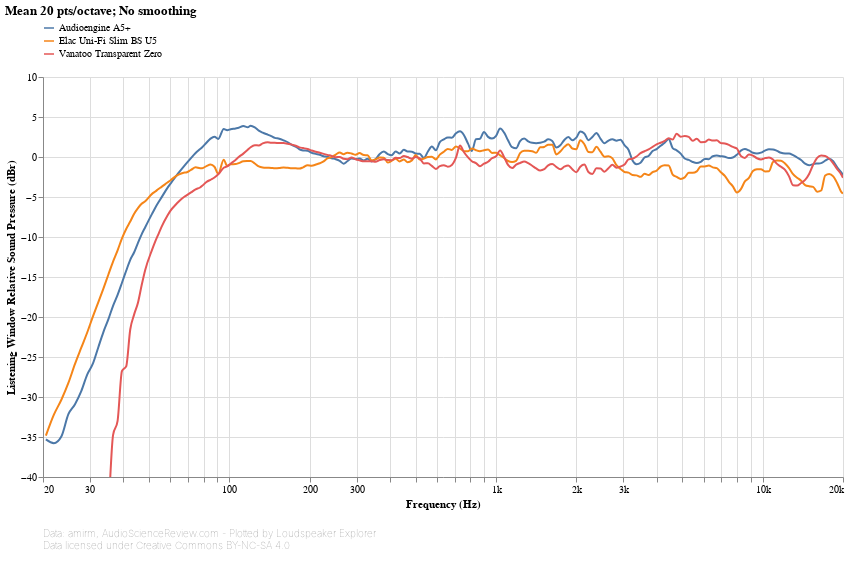

Notebook cell for this chart:
### Markdown cell above
[ANSI-CTA-2034-A](https://shop.cta.tech/products/standard-method-of-measurement-for-in-home-loudspeakers) section 5.2 defines the Listening Window (**LW**) curve as the power average of the responses at **±0-10° vertical and ±0-30° horizontal angles**.

### Code cell
#@markdown
standalone_speaker_frequency_response_db_chart(
    ('CEA2034', 'Listening Window'),
    sound_pressure_yaxis(title_prefix='Listening Window'))

### Figure 1 — Vega-Lite specification as saved in the notebook (floating-point values rounded to 4 significant figures; data arrays with more than 128 entries replaced by an {"elided": "..."} marker saying what was removed)
{"config": {"view": {"continuousWidth": 400, "continuousHeight": 300, "opacity": 0}}, "vconcat": [{"layer": [{"mark": {"type": "line", "clip": true, "interpolate": "monotone"}, "encoding": {"opacity": {"condition": {"value": 1, "selection": "selector034"}, "value": 0.2}}, "selection": {"selector034": {"type": "multi", "encodings": ["color"], "bind": "legend"}, "selector036": {"type": "interval", "bind": "scales", "encodings": ["x", "y"]}, "selector037": {"type": "single", "fields": ["speaker"], "bind": {"input": "select", "options": [null, "Audioengine A5+", "Elac Uni-Fi Slim BS U5", "Vanatoo Transparent Zero"], "labels": ["All", "Audioengine A5+", "Elac Uni-Fi Slim BS U5", "Vanatoo Transparent Zero"], "name": "Speaker: "}}}, "title": {"text": "Mean 20 pts/octave; No smoothing", "anchor": "start"}}, {"mark": {"type": "circle", "clip": true, "size": 100}, "encoding": {"fillOpacity": {"condition": {"value": 0.3, "selection": "selector035"}, "value": 0}}, "selection": {"selector035": {"type": "single", "on": "mouseover", "clear": "mouseout", "empty": "none", "encodings": ["x", "y"]}}, "title": {"text": "Mean 20 pts/octave; No smoothing", "anchor": "start"}}], "data": {"name": "data-fbaf519d4b7aad825bc995fef7323b31"}, "encoding": {"color": {"type": "nominal", "field": "speaker", "legend": {"direction": "vertical", "labelLimit": 600, "orient": "top", "symbolType": "stroke"}, "title": null}, "tooltip": [{"type": "nominal", "field": "speaker", "title": "Speaker"}, {"type": "quantitative", "field": "frequency", "format": ".03s", "title": "Frequency (Hz)"}, {"type": "quantitative", "field": "value", "format": ".2f", "title": "Value (dB)"}], "x": {"type": "quantitative", "axis": {"format": "s"}, "field": "frequency", "scale": {"base": 10, "domain": [20, 20000], "nice": false, "type": "log"}, "title": "Frequency (Hz)"}, "y": {"type": "quantitative", "axis": {"grid": true}, "field": "value", "scale": {"domain": [-40, 10]}, "title": ["Listening Window Relative Sound Pressure (dBr)"]}}, "height": 400, "transform": [{"flatten": ["frequency", "value"]}, {"filter": {"selection": "selector037"}}], "width": 800}, {"mark": "text", "height": 1, "title": {"text": ["Data: amirm, AudioScienceReview.com - Plotted by Loudspeaker Explorer", "Data licensed under Creative Commons BY-NC-SA 4.0"], "anchor": "start", "color": "gray", "fontSize": 10, "fontWeight": "lighter"}, "width": 600}], "resolve": {"legend": {"color": "independent"}}, "$schema": "https://vega.github.io/schema/vega-lite/v4.8.1.json", "datasets": {"data-fbaf519d4b7aad825bc995fef7323b31": [{"speaker": "Audioengine A5+", "frequency": {"elided": "194 float values"}, "value": {"elided": "194 float values"}}, {"speaker": "Elac Uni-Fi Slim BS U5", "frequency": {"elided": "194 float values"}, "value": {"elided": "194 float values"}}, {"speaker": "Vanatoo Transparent Zero", "frequency": {"elided": "194 float values"}, "value": {"elided": "194 float values"}}]}}
